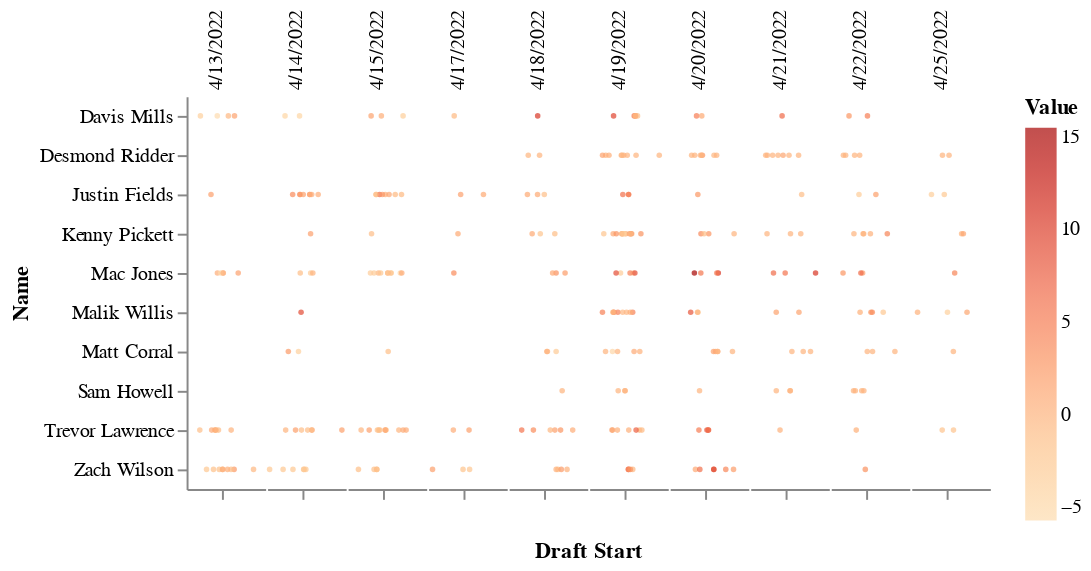

The notebook cell this image was saved under:
### Code cell
#My draft tendencies for QBs over time, by value

stripplot =  alt.Chart(df_date, width=40).mark_circle(size=8).encode(
    x=alt.X(
        'jitter:Q',
        title=None,
        axis=alt.Axis(values=[0], ticks=True, grid=False, labels=False),
        scale=alt.Scale(),
    ),
    y=alt.Y('Name'),
    tooltip=['Name', 'Draft Start', 'Value'],
    color=alt.Color('Value', scale=alt.Scale(scheme='orangered')),
    column=alt.Column(
        'Draft Start',
        header=alt.Header(
            labelAngle=-90,
            titleOrient='bottom',
            labelOrient='top',
            labelAlign='right',
            labelPadding=3,
        ),
    ),
).transform_calculate(
    # Generate Gaussian jitter with a Box-Muller transform
    jitter='sqrt(-2*log(random()))*cos(2*PI*random())'
).configure_facet(
    spacing=0
).configure_view(
    stroke=None
).configure_range(
    category={'scheme' : 'dark2'}
)

stripplot

### Figure 1 — Vega-Lite specification as saved in the notebook (floating-point values rounded to 4 significant figures; data arrays with more than 128 entries replaced by an {"elided": "..."} marker saying what was removed)
{"config": {"view": {"continuousWidth": 400, "continuousHeight": 300, "stroke": null}, "facet": {"spacing": 0}, "range": {"category": {"scheme": "dark2"}}}, "data": {"name": "data-6b1718e28bb84357dfd468e517cb92d9"}, "mark": {"type": "circle", "size": 8}, "encoding": {"color": {"field": "Value", "scale": {"scheme": "orangered"}, "type": "quantitative"}, "column": {"field": "Draft Start", "header": {"labelAlign": "right", "labelAngle": -90, "labelOrient": "top", "labelPadding": 3, "titleOrient": "bottom"}, "type": "nominal"}, "tooltip": [{"field": "Name", "type": "nominal"}, {"field": "Draft Start", "type": "nominal"}, {"field": "Value", "type": "quantitative"}], "x": {"axis": {"grid": false, "labels": false, "ticks": true, "values": [0]}, "field": "jitter", "scale": {}, "title": null, "type": "quantitative"}, "y": {"field": "Name", "type": "nominal"}}, "transform": [{"calculate": "sqrt(-2*log(random()))*cos(2*PI*random())", "as": "jitter"}], "width": 40, "$schema": "https://vega.github.io/schema/vega-lite/v4.17.0.json", "datasets": {"data-6b1718e28bb84357dfd468e517cb92d9": {"elided": "298 records"}}}
